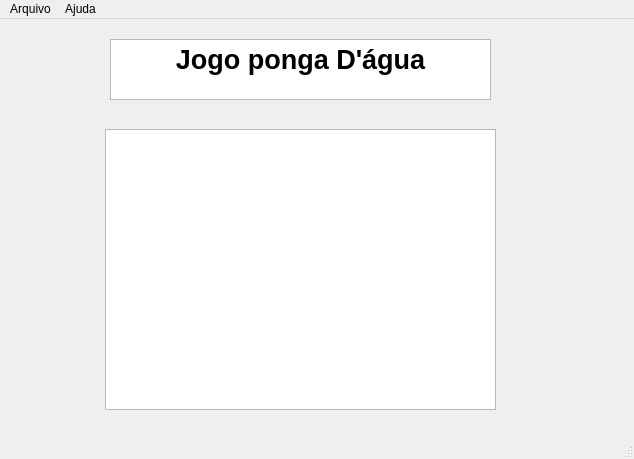
<?xml version="1.0" encoding="UTF-8"?>
<ui version="4.0">
 <class>MainWindow</class>
 <widget class="QMainWindow" name="MainWindow">
  <property name="geometry">
   <rect>
    <x>0</x>
    <y>0</y>
    <width>634</width>
    <height>459</height>
   </rect>
  </property>
  <property name="windowTitle">
   <string>MainWindow</string>
  </property>
  <widget class="QWidget" name="centralWidget">
   <widget class="QTextBrowser" name="textBrowser">
    <property name="geometry">
     <rect>
      <x>110</x>
      <y>20</y>
      <width>381</width>
      <height>61</height>
     </rect>
    </property>
    <property name="html">
     <string>&lt;!DOCTYPE HTML PUBLIC &quot;-//W3C//DTD HTML 4.0//EN&quot; &quot;http://www.w3.org/TR/REC-html40/strict.dtd&quot;&gt;
&lt;html&gt;&lt;head&gt;&lt;meta name=&quot;qrichtext&quot; content=&quot;1&quot; /&gt;&lt;style type=&quot;text/css&quot;&gt;
p, li { white-space: pre-wrap; }
&lt;/style&gt;&lt;/head&gt;&lt;body style=&quot; font-family:'Ubuntu'; font-size:11pt; font-weight:400; font-style:normal;&quot;&gt;
&lt;p align=&quot;center&quot; style=&quot; margin-top:0px; margin-bottom:0px; margin-left:0px; margin-right:0px; -qt-block-indent:0; text-indent:0px;&quot;&gt;&lt;span style=&quot; font-size:20pt; font-weight:600;&quot;&gt;Jogo ponga D'água&lt;/span&gt;&lt;/p&gt;&lt;/body&gt;&lt;/html&gt;</string>
    </property>
   </widget>
   <widget class="QTableView" name="tableView">
    <property name="geometry">
     <rect>
      <x>105</x>
      <y>110</y>
      <width>391</width>
      <height>281</height>
     </rect>
    </property>
   </widget>
  </widget>
  <widget class="QStatusBar" name="statusBar"/>
  <widget class="QMenuBar" name="menuBar">
   <property name="geometry">
    <rect>
     <x>0</x>
     <y>0</y>
     <width>634</width>
     <height>25</height>
    </rect>
   </property>
   <widget class="QMenu" name="menuArquivo">
    <property name="title">
     <string>Arquivo</string>
    </property>
    <addaction name="actionNovo_jogo"/>
    <addaction name="separator"/>
    <addaction name="actionPausar_jogo"/>
    <addaction name="actionCOntinuar_jogo"/>
    <addaction name="actionScore"/>
   </widget>
   <widget class="QMenu" name="menuAjuda">
    <property name="title">
     <string>Ajuda</string>
    </property>
    <addaction name="actionC_digo_fonte"/>
    <addaction name="actionRegras"/>
    <addaction name="actionVers_o"/>
   </widget>
   <addaction name="menuArquivo"/>
   <addaction name="menuAjuda"/>
  </widget>
  <action name="actionNovo_jogo">
   <property name="text">
    <string>Novo jogo</string>
   </property>
  </action>
  <action name="actionScore">
   <property name="text">
    <string>Score</string>
   </property>
  </action>
  <action name="actionPausar_jogo">
   <property name="text">
    <string>Pausar jogo</string>
   </property>
  </action>
  <action name="actionCOntinuar_jogo">
   <property name="text">
    <string>Continuar jogo</string>
   </property>
  </action>
  <action name="actionC_digo_fonte">
   <property name="text">
    <string>Código fonte</string>
   </property>
  </action>
  <action name="actionVers_o">
   <property name="text">
    <string>Sobre</string>
   </property>
  </action>
  <action name="actionRegras">
   <property name="text">
    <string>Regras</string>
   </property>
  </action>
 </widget>
 <layoutdefault spacing="6" margin="11"/>
 <resources/>
 <connections/>
</ui>
